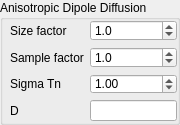
<?xml version="1.0" encoding="UTF-8"?>
<ui version="4.0">
 <class>AdipoleBSSRDFSettings</class>
 <widget class="QGroupBox" name="AdipoleBSSRDFSettings">
  <property name="geometry">
   <rect>
    <x>0</x>
    <y>0</y>
    <width>180</width>
    <height>125</height>
   </rect>
  </property>
  <property name="minimumSize">
   <size>
    <width>0</width>
    <height>125</height>
   </size>
  </property>
  <property name="maximumSize">
   <size>
    <width>16777215</width>
    <height>125</height>
   </size>
  </property>
  <property name="windowTitle">
   <string>GroupBox</string>
  </property>
  <property name="title">
   <string>Anisotropic Dipole Diffusion</string>
  </property>
  <widget class="QWidget" name="formLayoutWidget_4">
   <property name="geometry">
    <rect>
     <x>10</x>
     <y>20</y>
     <width>167</width>
     <height>101</height>
    </rect>
   </property>
   <layout class="QFormLayout" name="formLayout_7">
    <item row="0" column="0">
     <widget class="QLabel" name="subsurfaceSizeLabel">
      <property name="text">
       <string>Size factor</string>
      </property>
     </widget>
    </item>
    <item row="0" column="1">
     <widget class="QDoubleSpinBox" name="subsurfaceSizeSpinBox">
      <property name="maximumSize">
       <size>
        <width>100</width>
        <height>16777215</height>
       </size>
      </property>
      <property name="decimals">
       <number>1</number>
      </property>
      <property name="maximum">
       <double>100000.000000000000000</double>
      </property>
      <property name="singleStep">
       <double>0.100000000000000</double>
      </property>
      <property name="value">
       <double>1.000000000000000</double>
      </property>
     </widget>
    </item>
    <item row="1" column="0">
     <widget class="QLabel" name="subsurfaceSampleFactorLabel">
      <property name="text">
       <string>Sample factor</string>
      </property>
     </widget>
    </item>
    <item row="1" column="1">
     <widget class="QDoubleSpinBox" name="subsurfaceSampleFactorSpinBox">
      <property name="maximumSize">
       <size>
        <width>100</width>
        <height>16777215</height>
       </size>
      </property>
      <property name="decimals">
       <number>1</number>
      </property>
      <property name="maximum">
       <double>100000.000000000000000</double>
      </property>
      <property name="value">
       <double>1.000000000000000</double>
      </property>
     </widget>
    </item>
    <item row="2" column="0">
     <widget class="QLabel" name="label">
      <property name="text">
       <string>Sigma Tn</string>
      </property>
     </widget>
    </item>
    <item row="2" column="1">
     <widget class="QDoubleSpinBox" name="sigmaTnSpinBox">
      <property name="decimals">
       <number>2</number>
      </property>
      <property name="maximum">
       <double>100.000000000000000</double>
      </property>
      <property name="singleStep">
       <double>0.100000000000000</double>
      </property>
      <property name="value">
       <double>1.000000000000000</double>
      </property>
     </widget>
    </item>
    <item row="3" column="0">
     <widget class="QLabel" name="label_2">
      <property name="text">
       <string>D</string>
      </property>
     </widget>
    </item>
    <item row="3" column="1">
     <widget class="QLineEdit" name="dLineEdit"/>
    </item>
   </layout>
  </widget>
 </widget>
 <resources/>
 <connections/>
</ui>
